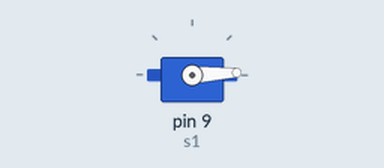
Recording of a sketch running on a simulated Arduino Uno, built with avr-gcc and run on an emulated ATmega328P. Parts: servo.

Above: at 0.05 s.
At 1.3 s:
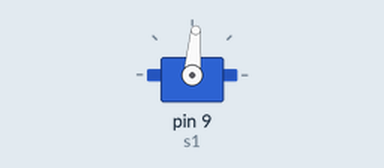
At 2.6 s:
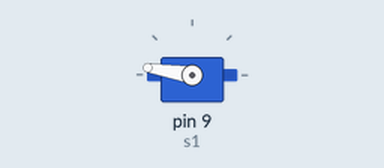
At 5.2 s:
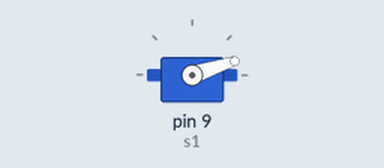
Timing chart, 0 to 7.1 s (numbered marks = the images above):
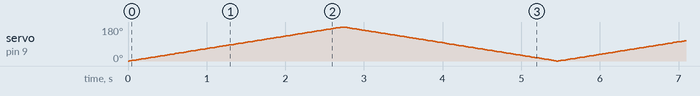

The sketch:

s.ino
```cpp
#include<Servo.h>
Servo s1;
void setup()
{
  s1.attach(9);
}
void loop()
{

 for (int i=0; i<= 180; i++)
   {
    s1.write(i);
    delay(15);
   }

 for (int i=180; i>=0; i--)
   {
    s1.write(i);
    delay(15);
   }

}
```
